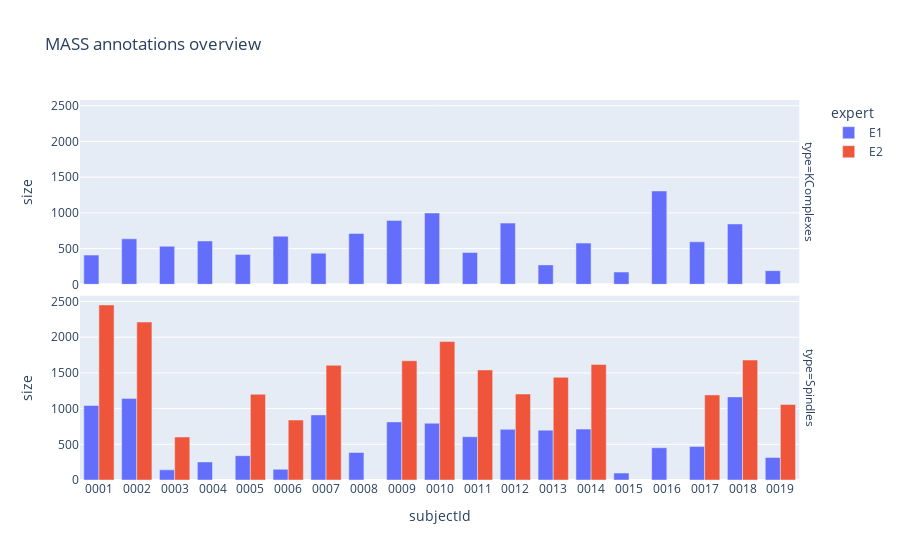

This figure's notebook cell:
### Code cell
aux=annotations[["type","expert","subjectId"]].groupby(["type","expert","subjectId"],as_index=False).size()
px.bar(aux,x="subjectId",y="size",color="expert",barmode="group",facet_row="type",title="MASS annotations overview")

### Figure 1 — Plotly figure (JSON) as saved in the notebook; plotly's stock layout.template omitted (floating-point values rounded to 4 significant figures)
{"data": [{"alignmentgroup": "True", "hovertemplate": "expert=E1<br>type=KComplexes<br>subjectId=%{x}<br>size=%{y}<extra></extra>", "legendgroup": "E1", "marker": {"color": "#636efa", "pattern": {"shape": ""}}, "name": "E1", "offsetgroup": "E1", "orientation": "v", "showlegend": true, "textposition": "auto", "type": "bar", "x": ["0001", "0002", "0003", "0004", "0005", "0006", "0007", "0008", "0009", "0010", "0011", "0012", "0013", "0014", "0015", "0016", "0017", "0018", "0019"], "xaxis": "x2", "y": [409, 637, 533, 607, 419, 674, 436, 712, 895, 999, 445, 857, 272, 577, 172, 1307, 595, 845, 191], "yaxis": "y2"}, {"alignmentgroup": "True", "hovertemplate": "expert=E1<br>type=Spindles<br>subjectId=%{x}<br>size=%{y}<extra></extra>", "legendgroup": "E1", "marker": {"color": "#636efa", "pattern": {"shape": ""}}, "name": "E1", "offsetgroup": "E1", "orientation": "v", "showlegend": false, "textposition": "auto", "type": "bar", "x": ["0001", "0002", "0003", "0004", "0005", "0006", "0007", "0008", "0009", "0010", "0011", "0012", "0013", "0014", "0015", "0016", "0017", "0018", "0019"], "xaxis": "x", "y": [1044, 1143, 143, 253, 341, 150, 912, 385, 814, 795, 606, 709, 698, 713, 97, 452, 470, 1164, 315], "yaxis": "y"}, {"alignmentgroup": "True", "hovertemplate": "expert=E2<br>type=Spindles<br>subjectId=%{x}<br>size=%{y}<extra></extra>", "legendgroup": "E2", "marker": {"color": "#EF553B", "pattern": {"shape": ""}}, "name": "E2", "offsetgroup": "E2", "orientation": "v", "showlegend": true, "textposition": "auto", "type": "bar", "x": ["0001", "0002", "0003", "0005", "0006", "0007", "0009", "0010", "0011", "0012", "0013", "0014", "0017", "0018", "0019"], "xaxis": "x", "y": [2452, 2212, 602, 1201, 840, 1607, 1670, 1939, 1541, 1204, 1438, 1618, 1192, 1680, 1058], "yaxis": "y"}], "layout": {"annotations": [{"font": {}, "showarrow": false, "text": "type=Spindles", "textangle": 90, "x": 0.98, "xanchor": "left", "xref": "paper", "y": 0.2425, "yanchor": "middle", "yref": "paper"}, {"font": {}, "showarrow": false, "text": "type=KComplexes", "textangle": 90, "x": 0.98, "xanchor": "left", "xref": "paper", "y": 0.7575, "yanchor": "middle", "yref": "paper"}], "barmode": "group", "legend": {"title": {"text": "expert"}, "tracegroupgap": 0}, "title": {"text": "MASS annotations overview"}, "xaxis": {"anchor": "y", "domain": [0, 0.98], "title": {"text": "subjectId"}}, "xaxis2": {"anchor": "y2", "domain": [0, 0.98], "matches": "x", "showticklabels": false}, "yaxis": {"anchor": "x", "domain": [0, 0.485], "title": {"text": "size"}}, "yaxis2": {"anchor": "x2", "domain": [0.515, 1], "matches": "y", "title": {"text": "size"}}}}
